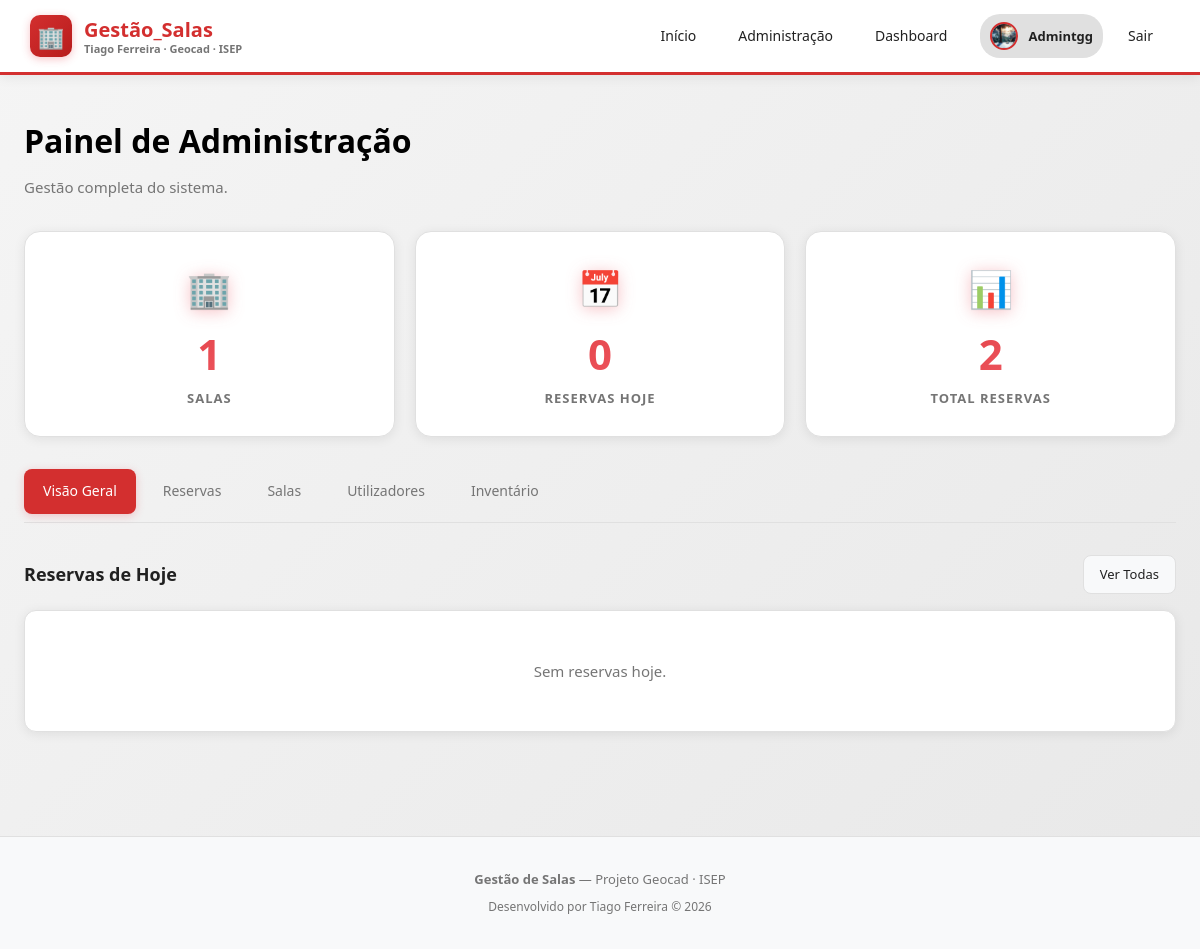
Page /admin (signed in) on the earlier database version.
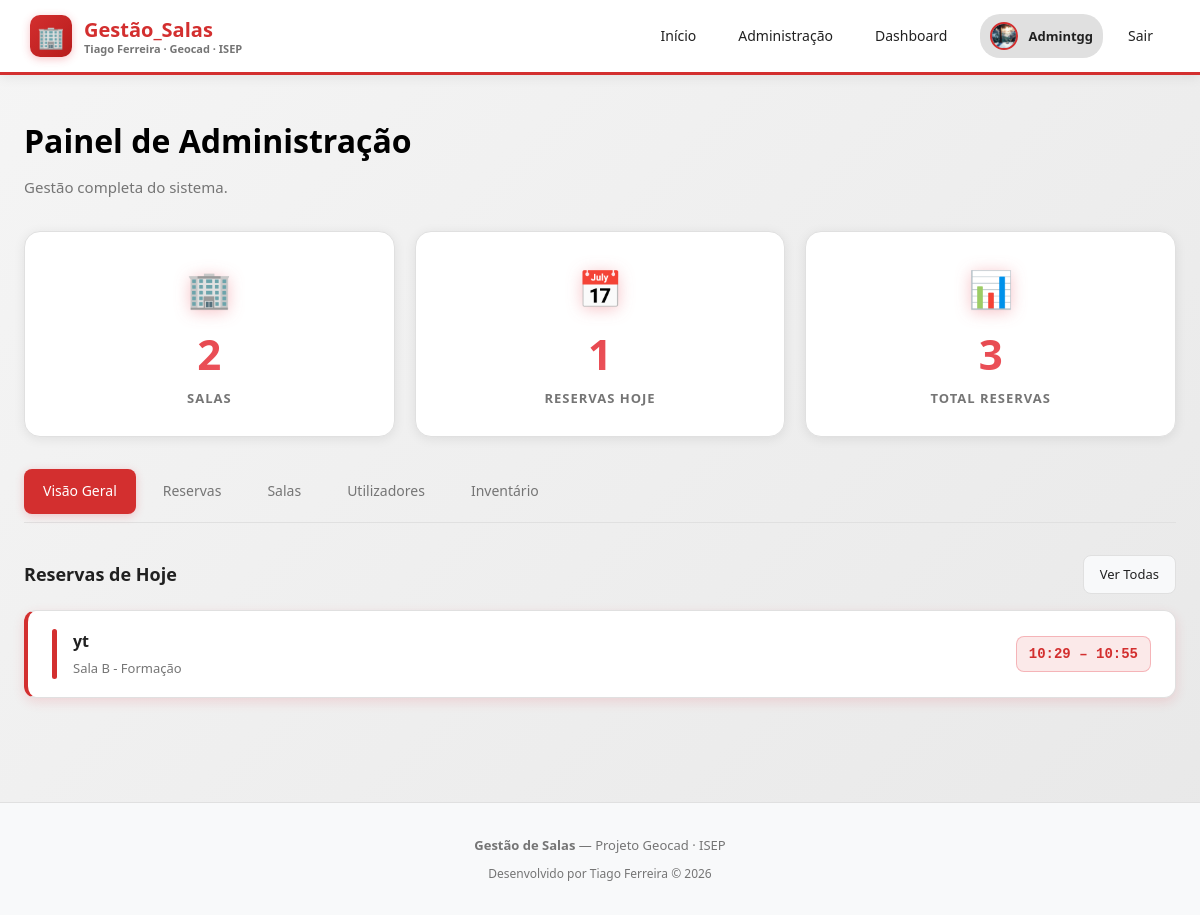
Same page on the later database version.
### app/models.py (models this page shows)
class Reservation(Base):
    __tablename__ = "reservations"
    id         = Column(Integer, primary_key=True, index=True)
    title      = Column(String, nullable=False)
    date       = Column(String, nullable=False)        # ex: "2026-02-23"
    start_time = Column(String, nullable=False)        # ex: "09:00"
    end_time   = Column(String, nullable=False)        # ex: "10:00"
    room_id = Column(Integer, ForeignKey("rooms.id"), nullable=False)
    user_id = Column(Integer, ForeignKey("users.id"), nullable=False)
    room = relationship("Room", back_populates="reservations")
    user = relationship("User", back_populates="reservations")

class Room(Base):
    __tablename__ = "rooms"
    id         = Column(Integer, primary_key=True, index=True)
    name       = Column(String, nullable=False)
    capacity   = Column(Integer, nullable=False)
    location   = Column(String, nullable=False)
    color      = Column(String, default="#e85d04")
    start_time = Column(String, nullable=False)        # ex: "08:00"
    end_time   = Column(String, nullable=False)        # ex: "18:00"
    work_days  = Column(String, default="1,2,3,4,5")  # dias da semana separados por vírgula
    reservations = relationship("Reservation", back_populates="room")
    equipment = relationship("Equipment", back_populates="room")

### app/routers/admin.py (the view)
@router.get("")
async def home(request: Request, db=Depends(get_db)):
    user = require_admin(request, db)
    rooms_list = db.query(models.Room).all()
    rooms = {r.id: r for r in rooms_list}
    today = str(date_type.today())
    today_res = db.query(models.Reservation).filter(models.Reservation.date == today).all()
    total_res = db.query(models.Reservation).count()
    return request.app.state.templates.TemplateResponse(
        "admin.html",
        {
            "request": request,
            "user": user,
            "rooms": rooms,
            "today_reservations": today_res,
            "total_reservations": total_res,
            "today": today,
        },
    )

### app/templates/admin.html (shortened to what this page needs)
{% extends "base.html" %}
{% block content %}
<div class="container">
  <h1 class="page-title">Painel de Administração</h1>
  <p class="page-sub">Gestão completa do sistema.</p>
  <div class="stats-grid" style="margin-bottom: 32px;">
    <div class="stat-card">
      <div class="stat-icon">🏢</div>
      <div class="stat-value">{{ rooms | length }}</div>
      <div class="stat-label">Salas</div>
    </div>
    <div class="stat-card">
      <div class="stat-icon">📅</div>
      <div class="stat-value">{{ today_reservations | length }}</div>
      <div class="stat-label">Reservas Hoje</div>
    </div>
    <div class="stat-card">
      <div class="stat-icon">📊</div>
      <div class="stat-value">{{ total_reservations }}</div>
      <div class="stat-label">Total Reservas</div>
    </div>
  </div>
  <div class="admin-tabs">
    <a class="admin-tab active" href="/admin">Visão Geral</a>
    <a class="admin-tab" href="/admin/reservations">Reservas</a>
    <a class="admin-tab" href="/admin/rooms">Salas</a>
    <a class="admin-tab" href="/admin/users">Utilizadores</a>
    <a class="admin-tab" href="/admin/inventory">Inventário</a>
  </div>
  <div style="display: flex; justify-content: space-between; align-items: center; margin-bottom: 16px;">
    <h3 style="font-weight: 700; font-size: 18px;">Reservas de Hoje</h3>
    <a href="/admin/reservations" class="btn btn-secondary btn-sm">Ver Todas</a>
  </div>
  {% if today_reservations %}
    <div style="display: flex; flex-direction: column; gap: 10px;">
      {% for r in today_reservations | sort(attribute='start_time') %}
        {% set room = rooms.get(r.room_id) %}
        <div class="card reservation-item">
          <div class="reservation-color" style="background: {{ room.color if room else '#e85d04' }};"></div>
          <div class="reservation-info">
            <div class="reservation-title">{{ r.title }}</div>
            <div class="reservation-meta">{{ room.name if room else '—' }}</div>
          </div>
          <span class="reservation-time">{{ r.start_time }} – {{ r.end_time }}</span>
        </div>
      {% endfor %}
    </div>
  {% else %}
    <div class="card card-empty">Sem reservas hoje.</div>
  {% endif %}
</div>
{% endblock %}

Differences in the rows shown:
added Reservation: title "yt", start_time "10:29", end_time "10:55"
now on this page (row edited): Room: name "Sala B - Formação"
Other differences:
{{ rooms | length }}: "1" → "2"
{{ today_reservations | length }}: "0" → "1"
{{ total_reservations }}: "2" → "3"
text no longer shown: "Sem reservas hoje."
